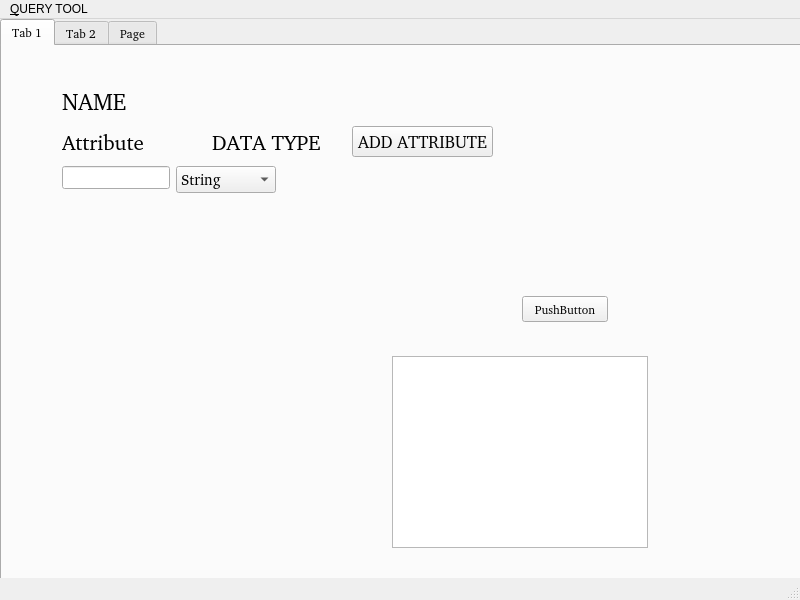
<?xml version="1.0" encoding="UTF-8"?>
<ui version="4.0">
 <class>MainWindow</class>
 <widget class="QMainWindow" name="MainWindow">
  <property name="geometry">
   <rect>
    <x>0</x>
    <y>0</y>
    <width>800</width>
    <height>600</height>
   </rect>
  </property>
  <property name="windowTitle">
   <string>MainWindow</string>
  </property>
  <widget class="QWidget" name="centralwidget">
   <widget class="QTabWidget" name="tabWidget">
    <property name="geometry">
     <rect>
      <x>0</x>
      <y>0</y>
      <width>801</width>
      <height>571</height>
     </rect>
    </property>
    <property name="sizePolicy">
     <sizepolicy hsizetype="Maximum" vsizetype="Expanding">
      <horstretch>0</horstretch>
      <verstretch>0</verstretch>
     </sizepolicy>
    </property>
    <property name="font">
     <font>
      <family>RobotoMono Nerd Font Propo [GOOG]</family>
     </font>
    </property>
    <property name="currentIndex">
     <number>0</number>
    </property>
    <widget class="QWidget" name="tab">
     <attribute name="title">
      <string>Tab 1</string>
     </attribute>
     <widget class="QLabel" name="label">
      <property name="geometry">
       <rect>
        <x>60</x>
        <y>30</y>
        <width>111</width>
        <height>51</height>
       </rect>
      </property>
      <property name="font">
       <font>
        <family>RobotoMono Nerd Font Propo [GOOG]</family>
        <pointsize>17</pointsize>
        <bold>false</bold>
       </font>
      </property>
      <property name="text">
       <string>NAME</string>
      </property>
     </widget>
     <widget class="QLabel" name="label_2">
      <property name="geometry">
       <rect>
        <x>60</x>
        <y>80</y>
        <width>111</width>
        <height>31</height>
       </rect>
      </property>
      <property name="font">
       <font>
        <family>RobotoMono Nerd Font Propo [GOOG]</family>
        <pointsize>16</pointsize>
       </font>
      </property>
      <property name="text">
       <string>Attribute</string>
      </property>
     </widget>
     <widget class="QLabel" name="label_5">
      <property name="geometry">
       <rect>
        <x>210</x>
        <y>80</y>
        <width>111</width>
        <height>31</height>
       </rect>
      </property>
      <property name="font">
       <font>
        <family>RobotoMono Nerd Font Propo [GOOG]</family>
        <pointsize>16</pointsize>
       </font>
      </property>
      <property name="text">
       <string>DATA TYPE</string>
      </property>
     </widget>
     <widget class="QTextBrowser" name="textBrowser">
      <property name="geometry">
       <rect>
        <x>390</x>
        <y>310</y>
        <width>256</width>
        <height>192</height>
       </rect>
      </property>
     </widget>
     <widget class="QPushButton" name="pushButton">
      <property name="geometry">
       <rect>
        <x>520</x>
        <y>250</y>
        <width>86</width>
        <height>26</height>
       </rect>
      </property>
      <property name="text">
       <string>PushButton</string>
      </property>
     </widget>
     <widget class="QWidget" name="formLayoutWidget">
      <property name="geometry">
       <rect>
        <x>60</x>
        <y>120</y>
        <width>301</width>
        <height>201</height>
       </rect>
      </property>
      <layout class="QFormLayout" name="formLayout">
       <item row="0" column="0">
        <widget class="QLineEdit" name="lineEdit">
         <property name="sizePolicy">
          <sizepolicy hsizetype="MinimumExpanding" vsizetype="Fixed">
           <horstretch>0</horstretch>
           <verstretch>0</verstretch>
          </sizepolicy>
         </property>
        </widget>
       </item>
       <item row="0" column="1">
        <widget class="QComboBox" name="comboBox">
         <property name="sizePolicy">
          <sizepolicy hsizetype="Fixed" vsizetype="Fixed">
           <horstretch>0</horstretch>
           <verstretch>0</verstretch>
          </sizepolicy>
         </property>
         <property name="minimumSize">
          <size>
           <width>100</width>
           <height>0</height>
          </size>
         </property>
         <property name="font">
          <font>
           <family>RobotoMono Nerd Font Propo [GOOG]</family>
           <pointsize>11</pointsize>
          </font>
         </property>
         <item>
          <property name="text">
           <string>String</string>
          </property>
         </item>
         <item>
          <property name="text">
           <string>Integer</string>
          </property>
         </item>
        </widget>
       </item>
      </layout>
     </widget>
     <widget class="QPushButton" name="addButton">
      <property name="geometry">
       <rect>
        <x>350</x>
        <y>80</y>
        <width>141</width>
        <height>31</height>
       </rect>
      </property>
      <property name="font">
       <font>
        <family>RobotoMono Nerd Font Propo [GOOG]</family>
        <pointsize>13</pointsize>
       </font>
      </property>
      <property name="text">
       <string>ADD ATTRIBUTE</string>
      </property>
     </widget>
    </widget>
    <widget class="QWidget" name="tab_2">
     <attribute name="title">
      <string>Tab 2</string>
     </attribute>
    </widget>
    <widget class="QWidget" name="tab_3">
     <attribute name="title">
      <string>Page</string>
     </attribute>
    </widget>
   </widget>
  </widget>
  <widget class="QMenuBar" name="menubar">
   <property name="geometry">
    <rect>
     <x>0</x>
     <y>0</y>
     <width>800</width>
     <height>23</height>
    </rect>
   </property>
   <widget class="QMenu" name="menuQUERY_TOOL">
    <property name="title">
     <string>&amp;QUERY TOOL</string>
    </property>
   </widget>
   <addaction name="menuQUERY_TOOL"/>
  </widget>
  <widget class="QStatusBar" name="statusbar"/>
 </widget>
 <resources/>
 <connections/>
</ui>
